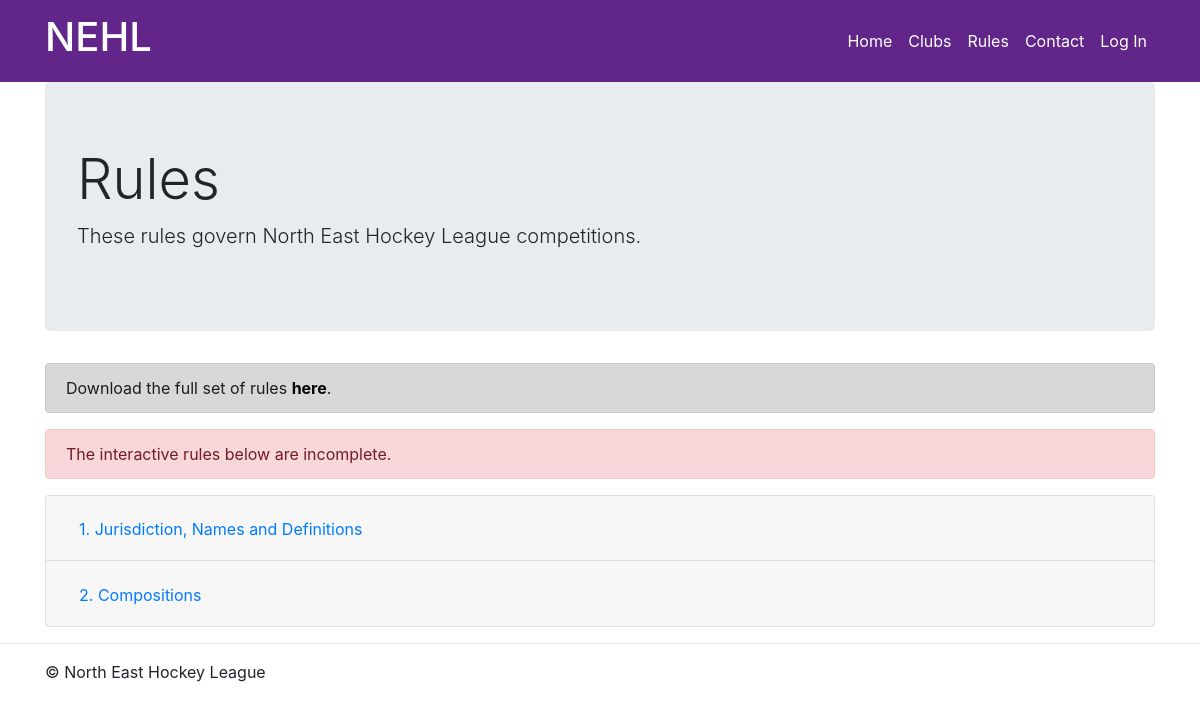
The app's page /rules with its own data.
### fixtures/models.py (models this page shows, shortened)
class RuleSet(models.Model):
    number = models.IntegerField()
    name = models.CharField(max_length=50)
    rules = models.ManyToManyField('Rule', blank=True)
    class Meta:
        ordering = ['number']

### home/views.py (the view)
# urls.py: path('rules', views.rules, name='rules'),
def rules(request):
    nehl = get_object_or_404(Competition, pk=1)
    return render(request, 'home/rules.html', {"competition": nehl})

### home/templates/home/rules.html (shortened to what this page needs)
{% extends 'nehlwebsite/base.html' %}
{% load static %}
{% block css %}
    <link rel="stylesheet" type="text/css" href="{% static 'home/style.css' %}">
{% endblock %}
{% block content %}
    <div class="container">
        <div class="jumbotron">
            <h2 class="display-4">Rules</h2>
            <p class="lead">
                These rules govern North East Hockey League competitions.
            </p>
        </div>
        <div class="alert alert-dark" role="alert">
            Download the full set of rules <a href="{% static 'NEHLRules.xlsx' %}" target="_blank" class="alert-link">here</a>.
        </div>
        <div class="alert alert-danger" role="alert">
            The interactive rules below are incomplete.
        </div>
        <div class="accordion" id="accordionExample">
            {% for ruleset in competition.rules.all %}
                <div class="card">
                    <div class="card-header" id="headingOne">
                        <h2 class="mb-0">
                            <button class="btn btn-link" type="button" data-toggle="collapse" data-target="#ruleset-{{ ruleset.number }}"
                                    aria-expanded="false" aria-controls="collapseOne">
                                {{ ruleset.number }}. {{ ruleset.name }}
                            </button>
                        </h2>
                    </div>
                </div>
            {% endfor %}
        </div>
    </div>
{% endblock %}

### records on screen
RuleSet: number "1", name "Jurisdiction, Names and Definitions"
RuleSet: number "2", name "Compositions"
